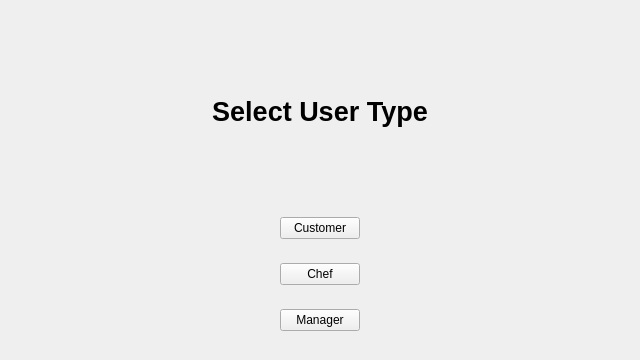
<?xml version="1.0" encoding="UTF-8"?>
<ui version="4.0">
 <class>Form</class>
 <widget class="QWidget" name="Form">
  <property name="geometry">
   <rect>
    <x>0</x>
    <y>0</y>
    <width>640</width>
    <height>360</height>
   </rect>
  </property>
  <property name="windowTitle">
   <string>Form</string>
  </property>
  <layout class="QVBoxLayout" name="verticalLayout" stretch="4,3,4,1,1,1,1,1,1">
   <item>
    <spacer name="verticalSpacer_6">
     <property name="orientation">
      <enum>Qt::Vertical</enum>
     </property>
     <property name="sizeHint" stdset="0">
      <size>
       <width>20</width>
       <height>40</height>
      </size>
     </property>
    </spacer>
   </item>
   <item>
    <layout class="QHBoxLayout" name="horizontalLayout_5" stretch="1,1,1">
     <item>
      <spacer name="horizontalSpacer_9">
       <property name="orientation">
        <enum>Qt::Horizontal</enum>
       </property>
       <property name="sizeHint" stdset="0">
        <size>
         <width>40</width>
         <height>20</height>
        </size>
       </property>
      </spacer>
     </item>
     <item>
      <widget class="QLabel" name="label">
       <property name="font">
        <font>
         <pointsize>20</pointsize>
         <weight>75</weight>
         <bold>true</bold>
        </font>
       </property>
       <property name="text">
        <string>Select User Type</string>
       </property>
       <property name="alignment">
        <set>Qt::AlignCenter</set>
       </property>
      </widget>
     </item>
     <item>
      <spacer name="horizontalSpacer_10">
       <property name="orientation">
        <enum>Qt::Horizontal</enum>
       </property>
       <property name="sizeHint" stdset="0">
        <size>
         <width>40</width>
         <height>20</height>
        </size>
       </property>
      </spacer>
     </item>
    </layout>
   </item>
   <item>
    <spacer name="verticalSpacer">
     <property name="orientation">
      <enum>Qt::Vertical</enum>
     </property>
     <property name="sizeHint" stdset="0">
      <size>
       <width>20</width>
       <height>40</height>
      </size>
     </property>
    </spacer>
   </item>
   <item>
    <layout class="QHBoxLayout" name="horizontalLayout">
     <item>
      <spacer name="horizontalSpacer">
       <property name="orientation">
        <enum>Qt::Horizontal</enum>
       </property>
       <property name="sizeHint" stdset="0">
        <size>
         <width>40</width>
         <height>20</height>
        </size>
       </property>
      </spacer>
     </item>
     <item>
      <widget class="QPushButton" name="bt_customer">
       <property name="text">
        <string>Customer</string>
       </property>
      </widget>
     </item>
     <item>
      <spacer name="horizontalSpacer_5">
       <property name="orientation">
        <enum>Qt::Horizontal</enum>
       </property>
       <property name="sizeHint" stdset="0">
        <size>
         <width>40</width>
         <height>20</height>
        </size>
       </property>
      </spacer>
     </item>
    </layout>
   </item>
   <item>
    <spacer name="verticalSpacer_2">
     <property name="orientation">
      <enum>Qt::Vertical</enum>
     </property>
     <property name="sizeHint" stdset="0">
      <size>
       <width>20</width>
       <height>40</height>
      </size>
     </property>
    </spacer>
   </item>
   <item>
    <layout class="QHBoxLayout" name="horizontalLayout_2">
     <item>
      <spacer name="horizontalSpacer_2">
       <property name="orientation">
        <enum>Qt::Horizontal</enum>
       </property>
       <property name="sizeHint" stdset="0">
        <size>
         <width>40</width>
         <height>20</height>
        </size>
       </property>
      </spacer>
     </item>
     <item>
      <widget class="QPushButton" name="bt_chef">
       <property name="text">
        <string>Chef</string>
       </property>
      </widget>
     </item>
     <item>
      <spacer name="horizontalSpacer_6">
       <property name="orientation">
        <enum>Qt::Horizontal</enum>
       </property>
       <property name="sizeHint" stdset="0">
        <size>
         <width>40</width>
         <height>20</height>
        </size>
       </property>
      </spacer>
     </item>
    </layout>
   </item>
   <item>
    <spacer name="verticalSpacer_3">
     <property name="orientation">
      <enum>Qt::Vertical</enum>
     </property>
     <property name="sizeHint" stdset="0">
      <size>
       <width>20</width>
       <height>40</height>
      </size>
     </property>
    </spacer>
   </item>
   <item>
    <layout class="QHBoxLayout" name="horizontalLayout_3">
     <item>
      <spacer name="horizontalSpacer_3">
       <property name="orientation">
        <enum>Qt::Horizontal</enum>
       </property>
       <property name="sizeHint" stdset="0">
        <size>
         <width>40</width>
         <height>20</height>
        </size>
       </property>
      </spacer>
     </item>
     <item>
      <widget class="QPushButton" name="bt_manager">
       <property name="text">
        <string>Manager</string>
       </property>
      </widget>
     </item>
     <item>
      <spacer name="horizontalSpacer_7">
       <property name="orientation">
        <enum>Qt::Horizontal</enum>
       </property>
       <property name="sizeHint" stdset="0">
        <size>
         <width>40</width>
         <height>20</height>
        </size>
       </property>
      </spacer>
     </item>
    </layout>
   </item>
   <item>
    <spacer name="verticalSpacer_4">
     <property name="orientation">
      <enum>Qt::Vertical</enum>
     </property>
     <property name="sizeHint" stdset="0">
      <size>
       <width>20</width>
       <height>40</height>
      </size>
     </property>
    </spacer>
   </item>
  </layout>
 </widget>
 <resources/>
 <connections/>
</ui>
